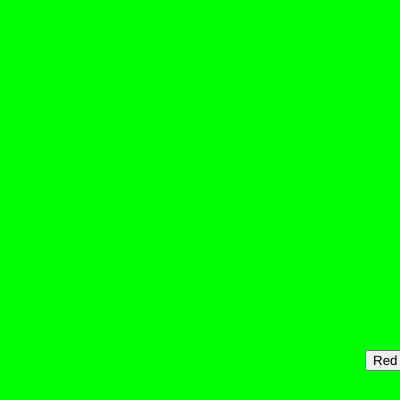
Frame 1 (no input)
Frame 60 (no input): identical to frame 1, image omitted
Frame 120 (the mouse pressed at the canvas centre since frame 60): identical to frame 1, image omitted

The p5.js sketch that drew this single still picture (run headless with seeded random() and noise() and a simulated clock; from frame 60 on, the mouse is pressed at the canvas centre):

// p5.js sketch
// ── sketch.js
var btn_red;
var btn_green;

var r = 0;
var g = 255;
var b = 0;

function setup() {
  createCanvas(400, 400); 
 buttonRed = createButton("Red")
 buttonRed.position(365,350)
  buttonRed.mousePressed(changeRed)
}

function draw() {
  background(r,g,b);
}
function changeRed(){
 r = 255
 g = 0 
 b = 0
}
